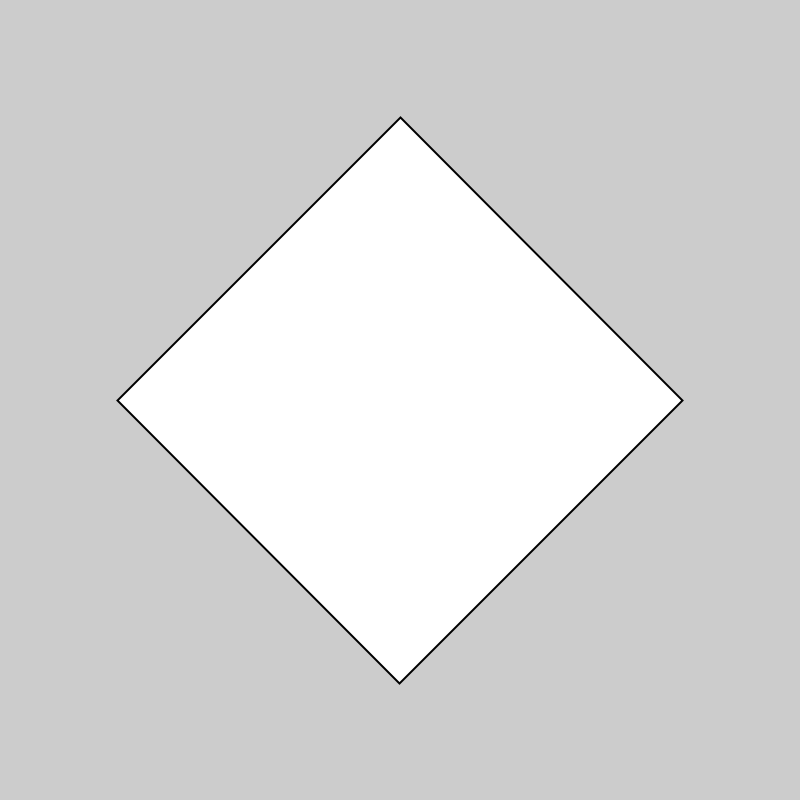
Frame 1 (no input)
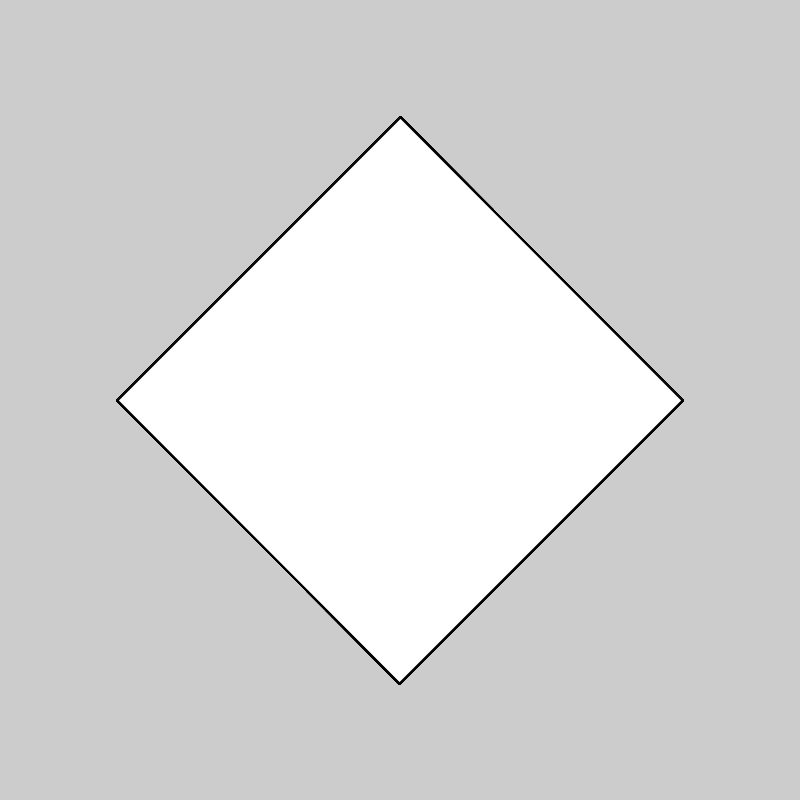
Frame 60 (the mouse pressed at the canvas centre just before this capture)
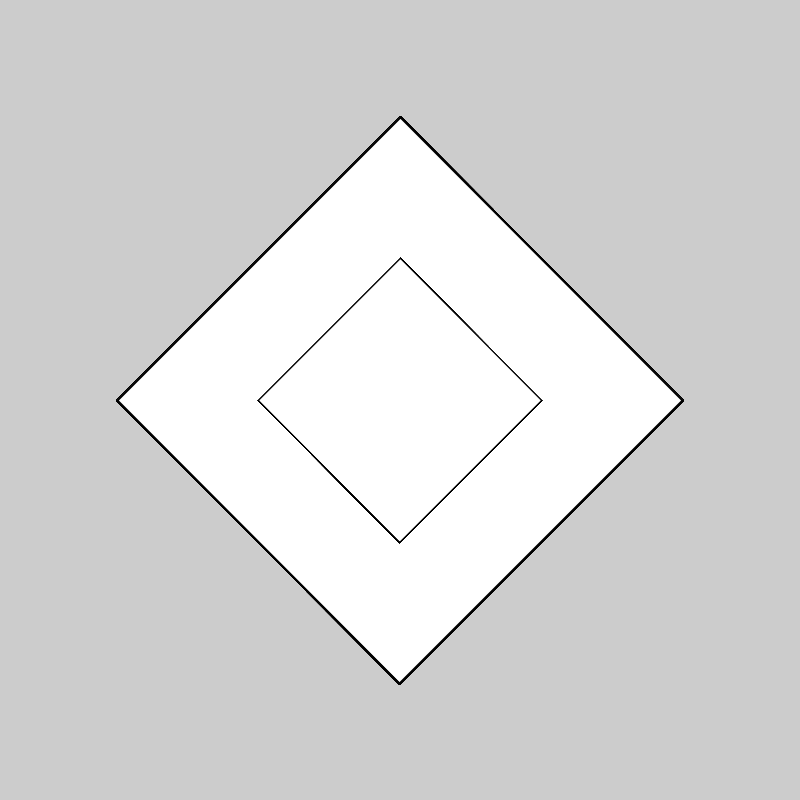
Frame 120 (the mouse held since frame 60 and released just before this capture)

The Processing sketch that drew these frames (run headless with seeded random() and noise(); from frame 60 on, the mouse is pressed at the canvas centre):

// Processing sketch: translaterotatescale
// ── translaterotatescale.pde
void setup() {
  size(800, 800);

  rectMode(CENTER);
}

void draw() {

  // mover 400 pixeles a la derecha y 
  // mover 400 pixeles hacia abajo
  translate(400, 400); // --- chingon
  rotate(radians(45));
  scale(map(mouseX, 0, width, 2, 0));
  square(0, 0, 200);
  

}
